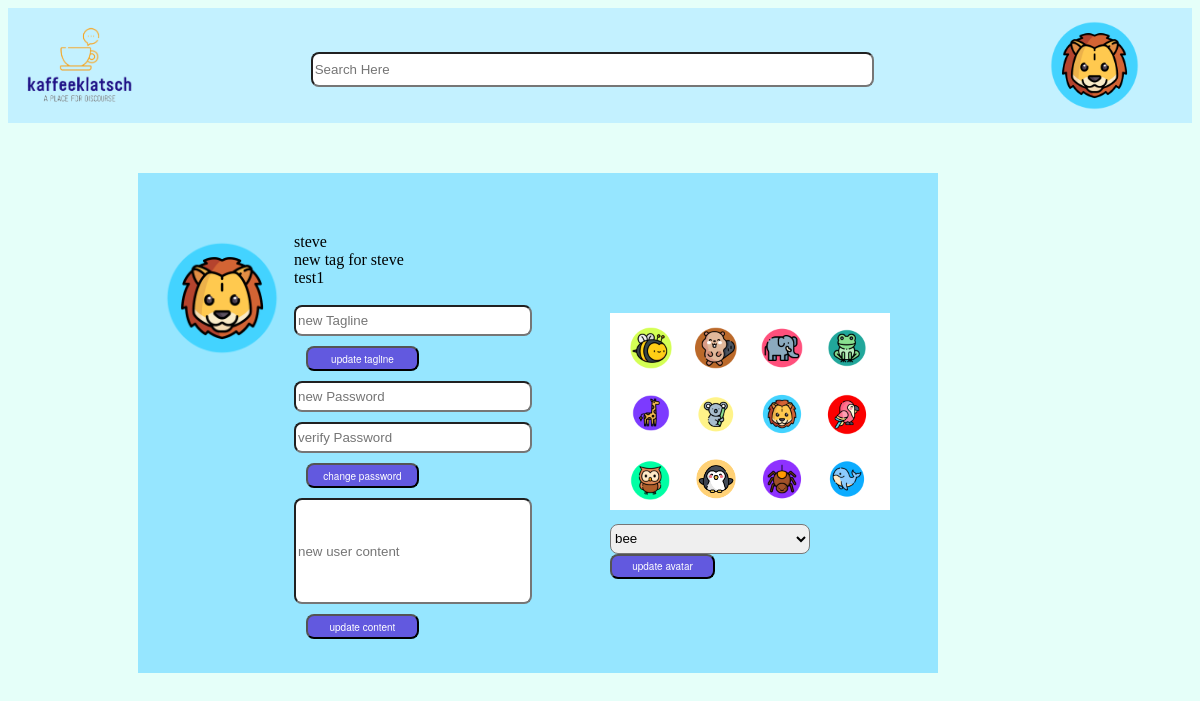
Page /profileSettingsPage (signed in) on the committed database.
### kaffeeklatsch/models/models.py (models this page shows, shortened)
class User(db.Model, UserMixin):
    id = db.Column(db.Integer, nullable=False, primary_key=True, unique=True)
    username = db.Column(db.Text, db.ForeignKey('user_access.username'), nullable=False)
    tagline = db.Column(db.Text, db.ForeignKey('user_access.tagline'), nullable=True)
    date_joined = db.Column(db.Text, nullable=False)
    avatar = db.Column(db.Text, nullable=True)
    first_name = db.Column(db.Text, nullable=True)
    last_name = db.Column(db.Text, nullable=True)
    communities = db.Column(db.Text, nullable=True)
    users_following = db.Column(db.Text, nullable=True)
    tagline = db.Column(db.Text, nullable=True)
    date_joined = db.Column(db.Text, nullable=False)
    summary = db.Column(db.Text, nullable=True)

### kaffeeklatsch/routes.py (the view)
@app.route('/profileSettingsPage',  methods=['GET', 'POST'])
def profileSettingsPage():
    profileSettingsHandler=ProfileSettingsHandler()
    changeAvatarForm = ChangeAvatarForm()
    changePasswordForm = ChangePasswordForm()
    changeTaglineForm = ChangeTaglineForm()
    changeContentForm = ChangeContentForm()
    userName=current_user.username
    userInfo = User.query.filter_by(username=userName).first()
    userAccessInfo = UserAccess.query.filter_by(username=userName).first()
    if changeAvatarForm.validate_on_submit():
      print(f'change avatar valid')
      avatarChange = request.form['newAvatar']
      profileSettingsHandler.updateAvatar(userName, avatarChange)
      return redirect(url_for('profileSettingsPage'))
    else:
      print(f'change avatar invalid')
    if changePasswordForm.validate_on_submit():
      print(f'change password form valid')
      newPassword = request.form['newPassword']
      profileSettingsHandler.updatePassword(userName, newPassword)
      return redirect(url_for('profileSettingsPage'))
    else:
      print(f'change password form invalid')
    if changeTaglineForm.validate_on_submit():
      print(f'change tagline form valid')
      taglineChange = request.form['taglineChange']
      profileSettingsHandler.updateTagline(userName, taglineChange)
      return redirect(url_for('profileSettingsPage'))
    else:
      print(f'change tagline form invalid')
    if changeContentForm.validate_on_submit():
      print(f'change user content form valid')
      newContent = request.form['newContent']
      profileSettingsHandler.updateUserContent(userName, newContent)
      return redirect(url_for('profileSettingsPage'))
    else:
      print(f'change content form invalid')
    return render_template('profile_settings.html',
    userInfo=userInfo,
    userAccessInfo=userAccessInfo,
    changeAvatarForm=changeAvatarForm,
    changePasswordForm=changePasswordForm,
    changeTaglineForm=changeTaglineForm,
    changeContentForm=changeContentForm)

### kaffeeklatsch/forms/ChangeAvatarForm.py
class ChangeAvatarForm(FlaskForm):
    newAvatar = SelectField('avatarChoice', choices=[('bee_avatar.png', 'bee'), ('beaver_avatar.png', 'beaver'),
                                    ('elephant_avatar.png', 'elephant'), ('frog_avatar.png', 'frog'),
                                    ('giraffe_avatar.png', 'giraffe'), ('koala_avatar.png', 'koala'),
                                    ('lion_avatar.png', 'lion'), ('macaw_avatar.png', 'macaw'),
                                    ('owl_avatar.png', 'owl'), ('penguin_avatar.png', 'penguin'),
                                    ('spider_avatar.png', 'spider'), ('whale_avatar.png', 'whale')])
    submit = SubmitField('update avatar')

### kaffeeklatsch/forms/ChangePasswordForm.py
class ChangePasswordForm(FlaskForm):
    newPassword = PasswordField('change your password:',
                                validators = [Length(min=8, max=64, message='Password length must be between 8 and 64 characters.'),
                                Regexp('(?=.*[a-z])(?=.*[A-Z])(?=.*[0-9])(?=.*[^A-Za-z0-9])(?=.{8,64})', message="Password must contain 1 lower and upper case letter, number and a special character")], render_kw={"placeholder": "new Password"})
    verifyPassword = PasswordField('verify new password:', validators = [EqualTo('newPassword', message='Passwords must match')], render_kw={"placeholder": "verify Password"})
    submit = SubmitField('change password')

### kaffeeklatsch/models/models.py (called while the page is built)
@login_manager.user_loader
def load_user(username):
    return User.query.get(username)

### kaffeeklatsch/templates/profile_settings.html
{% extends 'base.html' %}
{% import 'profile_settings_content.html' as profileSettings %}
{% block addedCSS %}
<link rel="stylesheet" href="{{ url_for('static', filename='css/feed.css') }}" /> {% endblock %}
{% block search %}
<div class="search-container" id="search-container">
    <input id="search-input" type="search" id="form1" class="form-control" placeholder="Search Here"/>
</div>
{% endblock %}
{% block avatar %}
<a href="/profilepage"><img class="avatar" src="{{ url_for('static', filename='assets/imagefiles/Profile/'+ userInfo.avatar) }}" /></a>
{% endblock %}
{% block body %}
<div class="page">
    <body>
        <div class="content-view">
            <div>
                {{ profileSettings.profile_settings_content(userInfo, changeAvatarForm, changePasswordForm, changeTaglineForm, changeContentForm) }}
            </div>
    </body>
</div>
{% endblock %}

### kaffeeklatsch/templates/profile_settings_content.html (shortened to what this page needs)
{% import 'change_avatar.html' as changeAvatar %}
{% import 'change_tagline.html' as changeTagline %}
{% import 'change_password.html' as changePassword %}
{% import 'change_content.html' as changeContent %}
{% macro profile_settings_content(userInfo, changeAvatarForm, changePasswordForm, changeTaglineForm, changeContentForm) %}
<link rel="stylesheet" href="{{ url_for('static', filename='css/profile-settings.css') }}" />
    <div class="profile-settings-wrapper">
            <div class="user-info-pane">
                <div class="avatar-bubble-pane">
                    <img class="avatar-bubble" src="{{ url_for('static', filename='assets/imagefiles/Profile/' + userInfo.avatar) }}" />
                </div>
                <div class="user-details-pane">
                    <span>{{ userInfo.username }}</span>
                    <span>{{ userInfo.tagline }}</span>
                    <span>{{ userInfo.summary }}</span>
                <br>
                    {{ changeTagline.change_tagline_form(changeTaglineForm) }}
                    {{ changePassword.change_password_form(changePasswordForm) }}
                    {{ changeContent.change_content_form(changeContentForm) }}
                </div>
        {{ changeAvatar.change_avatar_form(changeAvatarForm) }}
    </div>
{% endmacro %}

### kaffeeklatsch/static/css/globalstylesheet.css (style rules this page uses)
body { background-color: #E5FFF9 }
.avatar { height: 100%; float: right; margin-right: 50px; }
.page { margin: 0px; height: 100vh; padding-top: 50px; }
.button-style-a { width: 100px; height: 25px; top: 225px; border-radius: 8px; background-color: #6259df; font-family: "Helvetica Neue", "Arial", sans-serif; font-size: medium; color: white; }

### kaffeeklatsch/static/css/forms.css (style rules this page uses)
input { margin-bottom: 10px; border-radius: 8px; height: 25px; width: 230px; }

### kaffeeklatsch/static/css/feed.css (style rules this page uses)
.content-view { display: flex; }
#search-container { display: inline-block; text-align: center; width: 60%; height: 80%; padding-top: 10px; }
#search-input { background-color: white; width: 80%; height: 45%; }

### kaffeeklatsch/static/css/profile-settings.css (style rules this page uses)
.profile-settings-wrapper { background-color: #96E6FF; display: inline-block; height: 500px; width: 800px; margin-bottom: 10px; }
.profile-settings-wrapper .user-info-pane { width: 50%; height: 80%; display: inline-flex; margin-left: 2%; }
.profile-settings-wrapper .user-details-pane { display: grid; margin-left: 6%; margin-top: 13%; margin-bottom: 2%; padding: 2%; }
.profile-settings-wrapper .avatar-bubble-pane { margin-top: 15%; margin-left: 2%; height: 100px; width: 100px; }
.profile-settings-wrapper .avatar-bubble { margin-top: 5px; height: 120%; }
.profile-settings-wrapper .save-button { width: 50%; font-size: 10px; }
.profile-settings-wrapper .new-content { height: 100px; }

### rows in the picture
User: avatar (picture), username "steve", tagline "new tag for steve", summary "test1"
